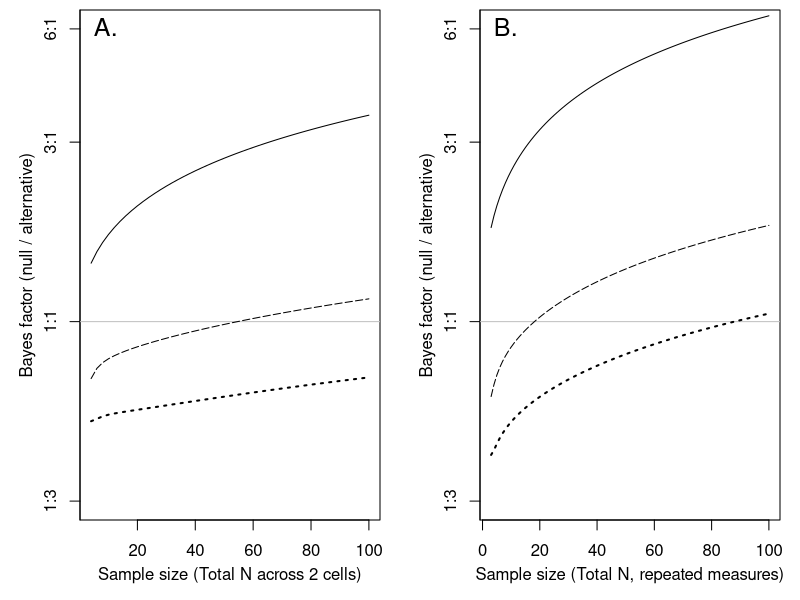

This figure's R source:
# Maximum and minimum BF for the null in small samples.
require(BayesFactor)

# Prepare plot space
png('BFminmax.png', width=8, height=4, units="in", res=144) # attempting to scale approximately to A4 dimensions #width=12,height=24) 
par(mfrow=c(1,2),cex=1,mar=c(4,4,.5,1),mgp=c(2.2,1,0))

# Independent groups t-test
# BF is maximal at t = 0
nVector = seq(4, 100, 2)
# BF is maximal at t = 0
BF01_twoSamp_max = NA
for (i in 1:length(nVector)) {
  nCell = nVector[i]/2
  BF01_twoSamp_max[i] = 
    1/exp(ttest.tstat(t=0, n1=nCell, n2=nCell, rscale = 0.5)[['bf']])
}
# BF is minimal at p = .05
BF01_twoSamp_min = NA
for (i in 1:length(nVector)) {
  nCell = nVector[i]/2
  tVal = qt(.975, nVector[i]-2)
  BF01_twoSamp_min[i] = 
    1/exp(ttest.tstat(t=tVal, n1=nCell, n2=nCell, rscale = 0.5)[['bf']])  
}
# Another line for p = .10, just for contours
BF01_twoSamp_med = NA
for (i in 1:length(nVector)) {
  nCell = nVector[i]/2
  tVal = qt(.95, nVector[i]-2)
  BF01_twoSamp_med[i] = 
    1/exp(ttest.tstat(t=tVal, n1=nCell, n2=nCell, rscale = 0.5)[['bf']])  
}

plot(nVector, BF01_twoSamp_min, typ='l', log="y", ylim=c(3^-1,6),
     xlab = "Sample size (Total N across 2 cells)",
     ylab = "Bayes factor (null / alternative)", 
     yaxt = 'n',
     lty=3, lwd=2)
axis(2, at=c(10^-1, 6^-1, 3^-1, 1, 3, 6, 10)
     , labels=c("1:10", "1:6", "1:3", "1:1", "3:1", "6:1", "10:1")
)
abline(h=1, col='grey')
lines(nVector, BF01_twoSamp_max, typ='l')
lines(nVector, BF01_twoSamp_med, typ='l', lty=5)
mtext(side=3,adj=.05,cex=1.5,'A.',line=-1.5)

# One-sample t-test
nVector1 = seq(3, 100, 1)
# BF is maximal at t = 0
BF01_oneSamp_max = NA
for (i in 1:length(nVector1)) {
  BF01_oneSamp_max[i] = 
    1/exp(ttest.tstat(t=0, n1=nVector1[i], rscale = 0.5)[['bf']])  
}
# BF is minimal at p = .05
BF01_oneSamp_min = NA
for (i in 1:length(nVector1)) {
  tVal = qt(.975, nVector1[i]-1)
  BF01_oneSamp_min[i] = 
    1/exp(ttest.tstat(t=tVal, n1=nVector1[i], rscale = 0.5)[['bf']])  
}
# BF at p = .10 just for contour
BF01_oneSamp_med = NA
for (i in 1:length(nVector1)) {
  tVal = qt(.95, nVector1[i]-1)
  BF01_oneSamp_med[i] = 
    1/exp(ttest.tstat(t=tVal, n1=nVector1[i], rscale = 0.5)[['bf']])  
}


plot(nVector1, BF01_oneSamp_max, typ='l', log="y", ylim=c(3^-1,6),
     xlab = "Sample size (Total N, repeated measures)",
     ylab = "Bayes factor (null / alternative)", 
     yaxt = 'n')
axis(2, at=c(10^-1, 6^-1, 3^-1, 1, 3, 6, 10)
     , labels=c("1:10", "1:6", "1:3", "1:1", "3:1", "6:1", "10:1")
)
abline(h=1, col='grey')
lines(nVector1, BF01_oneSamp_min, typ='l', lty=3, lwd=2)
lines(nVector1, BF01_oneSamp_med, typ='l', lty=5)
mtext(side=3,adj=.05,cex=1.5,'B.',line=-1.5)

# end
dev.off()
